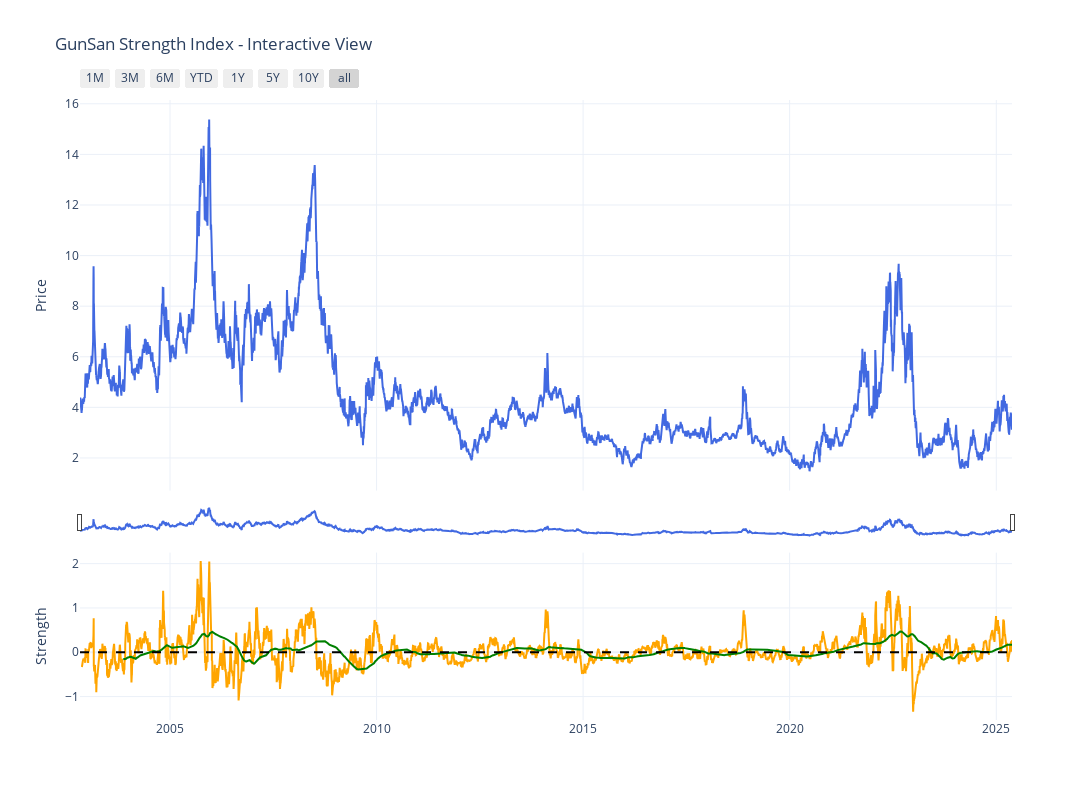

Notebook code for this chart:
### Code cell
plot_gunsan_strength(df)

### Figure 1 — Plotly figure (JSON) as saved in the notebook; plotly's stock layout.template omitted (floating-point values rounded to 4 significant figures; data arrays with more than 128 entries replaced by an {"elided": "..."} marker saying what was removed)
{"data": [{"line": {"color": "royalblue"}, "mode": "lines", "name": "Close Price", "type": "scatter", "x": {"elided": "5670 str values"}, "xaxis": "x", "y": {"elided": "5670 float values"}, "yaxis": "y"}, {"line": {"color": "orange"}, "mode": "lines", "name": "Technical Strength", "type": "scatter", "x": {"elided": "5670 str values"}, "xaxis": "x2", "y": {"elided": "5670 float values"}, "yaxis": "y2"}, {"line": {"color": "green"}, "mode": "lines", "name": "Signal Line", "type": "scatter", "x": {"elided": "5670 str values"}, "xaxis": "x2", "y": {"elided": "5670 float values"}, "yaxis": "y2"}, {"line": {"color": "black", "dash": "dash"}, "mode": "lines", "name": "Zero Line", "showlegend": false, "type": "scatter", "x": {"elided": "5670 str values"}, "xaxis": "x2", "y": {"elided": "5670 int values"}, "yaxis": "y2"}], "layout": {"height": 800, "hovermode": "x unified", "hoversubplots": "axis", "legend": {"orientation": "h", "x": 0.5, "xanchor": "center", "y": -0.3, "yanchor": "bottom"}, "showlegend": false, "title": {"text": "GunSan Strength Index - Interactive View"}, "width": 1600, "xaxis": {"anchor": "y", "domain": [0, 1], "matches": "x2", "rangeselector": {"buttons": [{"count": 1, "label": "1M", "step": "month", "stepmode": "backward"}, {"count": 3, "label": "3M", "step": "month", "stepmode": "backward"}, {"count": 6, "label": "6M", "step": "month", "stepmode": "backward"}, {"count": 1, "label": "YTD", "step": "year", "stepmode": "todate"}, {"count": 1, "label": "1Y", "step": "year", "stepmode": "backward"}, {"count": 5, "label": "5Y", "step": "year", "stepmode": "backward"}, {"count": 10, "label": "10Y", "step": "year", "stepmode": "backward"}, {"step": "all"}]}, "rangeslider": {"thickness": 0.05, "visible": true}, "showticklabels": false, "type": "date"}, "xaxis2": {"anchor": "y2", "domain": [0, 1], "matches": "x", "type": "date"}, "yaxis": {"anchor": "x", "domain": [0.37, 1], "title": {"text": "Price"}}, "yaxis2": {"anchor": "x2", "domain": [0, 0.27], "title": {"text": "Strength"}}}}
